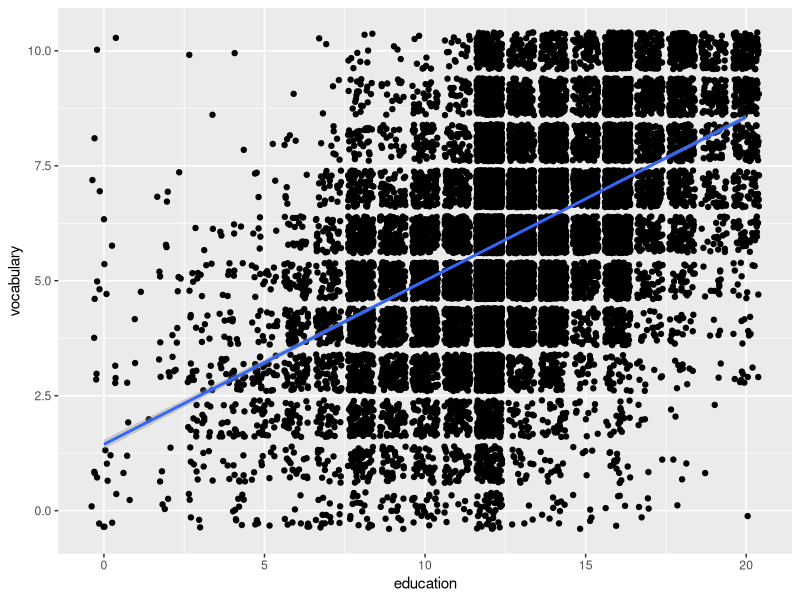
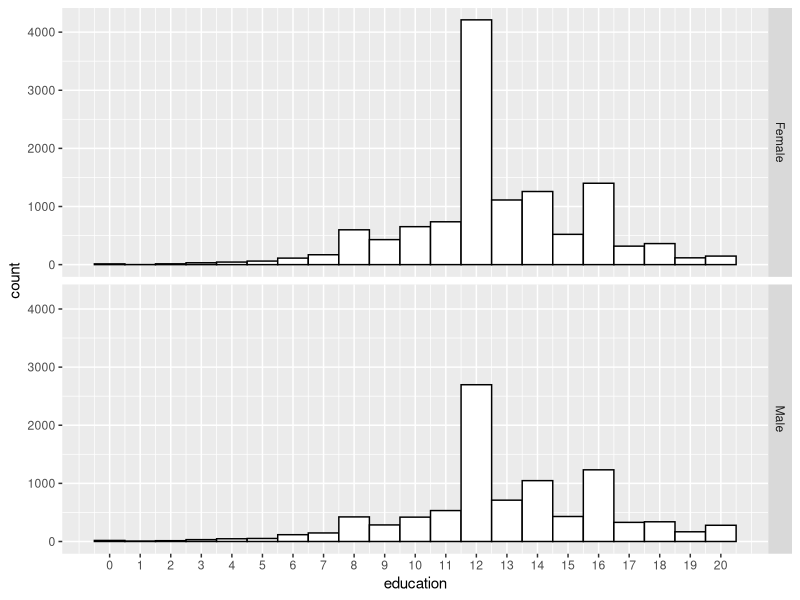
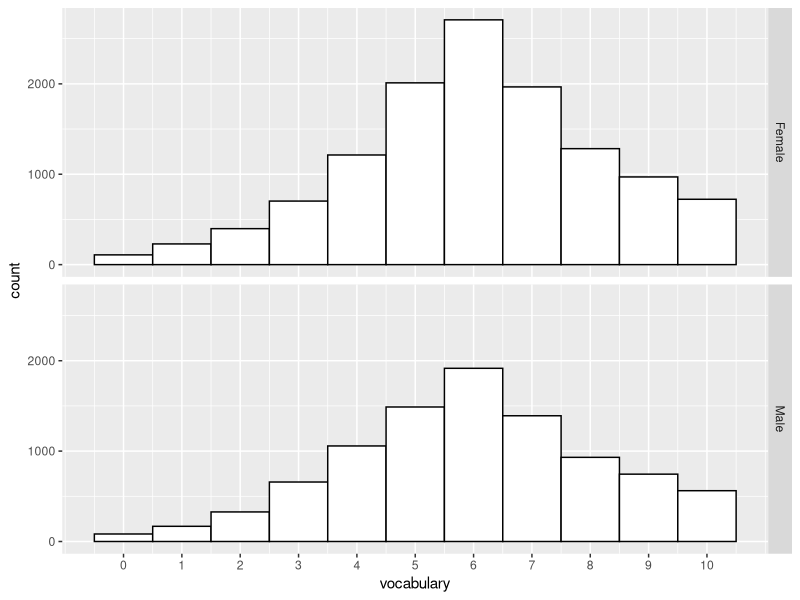
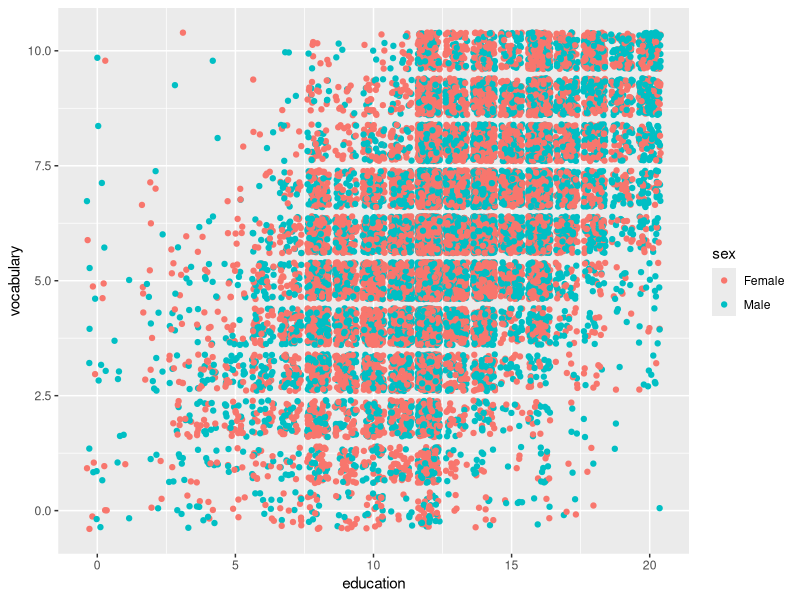
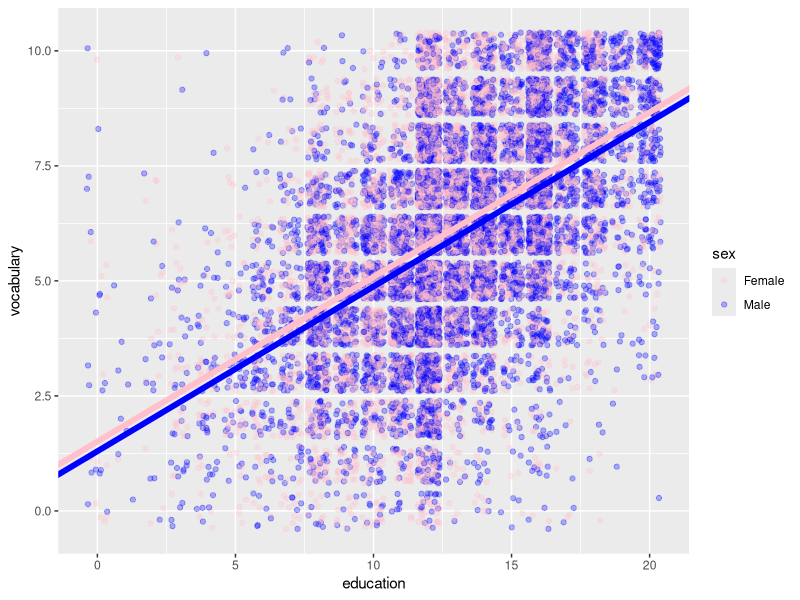
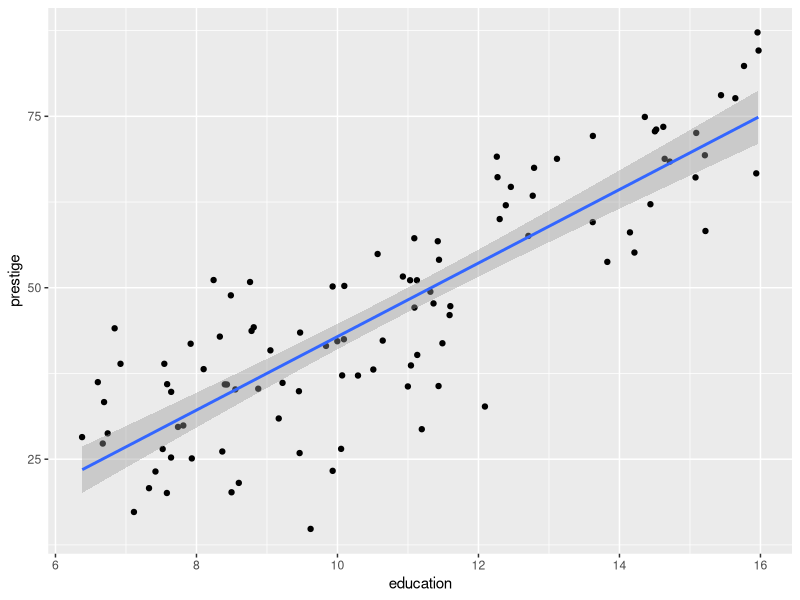
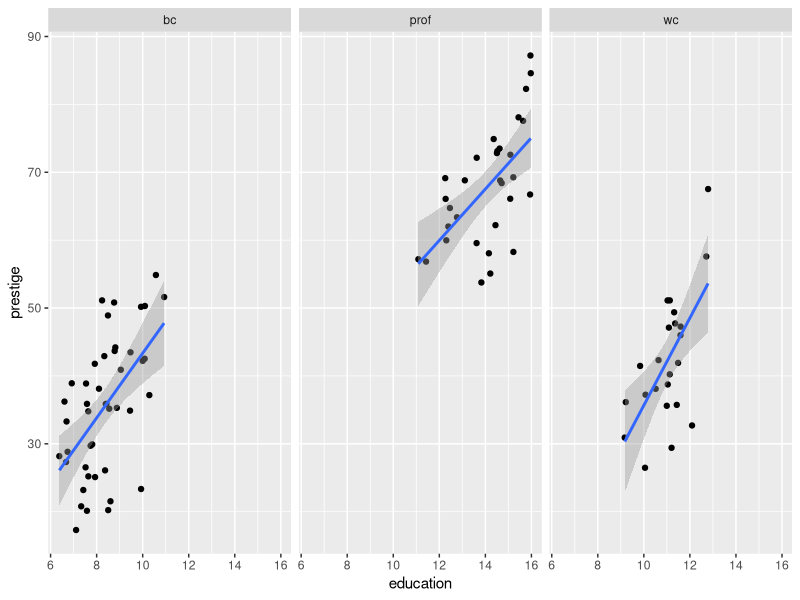
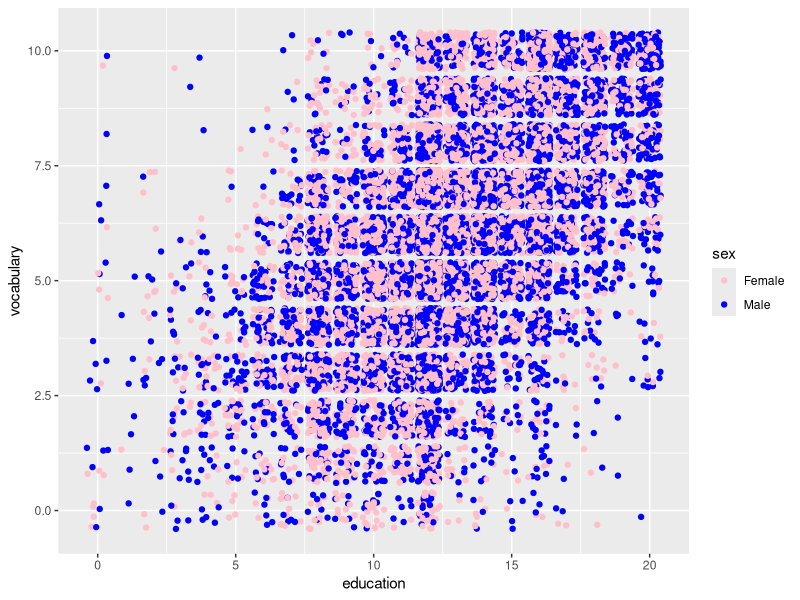

R code for these plots, in order:
## ---- chunk 1
library(dplyr)
library(ggplot2)
library(broom)
## ---- chunk 2
data <- read.table("data/Vocabulary.txt", header=TRUE)
data <- tbl_df(data)
p <- ggplot(data, aes(x=education, y=vocabulary))
p + geom_jitter() + stat_smooth(method = "lm")
## ---- chunk 3
p <- ggplot(data, aes(x=education))
p + geom_histogram(binwidth=1, colour="black", fill="white", origin = -0.5) +
  scale_x_continuous(breaks=0:20) +
  facet_grid(sex ~ .) 
## ---- chunk 4
p <- ggplot(data, aes(x=vocabulary))
p + geom_histogram(binwidth=1, colour="black", fill="white", origin = -0.5) +
  scale_x_continuous(breaks=0:10) +
  facet_grid(sex ~ .) 
## ---- chunk 5
p <- ggplot(data, aes(x=education, y=vocabulary, colour=sex))
p + geom_jitter() 
## ---- chunk 6
fit <- lm(vocabulary ~ education + sex, data = data)
tidy(fit)
## ---- chunk 7
data <- mutate(data, female = as.numeric(sex=="Female"))
data
## ---- chunk 8
fit <- lm(vocabulary ~ education + female, data = data)
fit.df <- tidy(fit)
print(fit.df)
## ---- chunk 9
inter.male <- as.numeric(filter(fit.df, term=="(Intercept)") %>%
                         select(estimate))
inter.female <- inter.male + as.numeric(filter(fit.df, term=="female") %>%
                                        select(estimate))
slope <- as.numeric(filter(fit.df, term=="education") %>%
                      select(estimate))
## ---- chunk 10
line.size <- 2
p <- ggplot(data, aes(x=education, y=vocabulary, colour=sex))
p + geom_jitter(alpha=0.3) + 
  scale_color_manual(values = c("pink", "blue")) +
  geom_abline(intercept = inter.male, slope = slope, colour="blue", size=line.size) +
  geom_abline(intercept = inter.female, slope = slope, colour="pink", size=line.size)
## ---- chunk 11
data <- read.table("data/Prestige.txt", header=TRUE)
head(data)
data <- tbl_df(data)
data
## ---- chunk 12
data <- read.table("data/Prestige.txt", header=TRUE)
data$occupation <- rownames(data)
rownames(data) <- NULL
data <- tbl_df(data)
data
## ---- chunk 13
p <- ggplot(data, aes(x=education, y=prestige))
p + geom_jitter() + stat_smooth(method = "lm")
## ---- chunk 14
data <- filter(data, !is.na(type))
p <- ggplot(data, aes(x=education, y=prestige))
p + geom_jitter() +
  facet_grid(. ~ type) + 
  stat_smooth(method = "lm")  
## ---- chunk 15
data <- read.table("data/Vocabulary.txt", header=TRUE)
data <- tbl_df(data)
p <- ggplot(data, aes(x=education, y=vocabulary, colour=sex))
p + geom_jitter() +
  scale_color_manual(values = c("pink", "blue"))
## ---- chunk 16
data <- mutate(data, female = as.numeric(sex=="Female"))
fit <- lm(vocabulary ~ education + female + education:female, data = data)
tidy(fit)
## ---- chunk 17
data <- mutate(data, male = as.numeric(sex=="Male"))
fit <- lm(vocabulary ~ education + male + education:male, data = data)
tidy(fit)
## ---- chunk 18
data <- read.table("data/Prestige.txt", header=TRUE)
data$occupation <- rownames(data)
rownames(data) <- NULL
data <- tbl_df(data)
data <- filter(data, !is.na(type))
data
## ---- chunk 19
data <- mutate(data, prof = as.numeric(type=="prof"))
data <- mutate(data, white.collar = as.numeric(type=="wc"))
fit <- lm(prestige ~ education + prof + white.collar + education:type, data = data)
tidy(fit)
## ---- chunk 20
sessionInfo()
